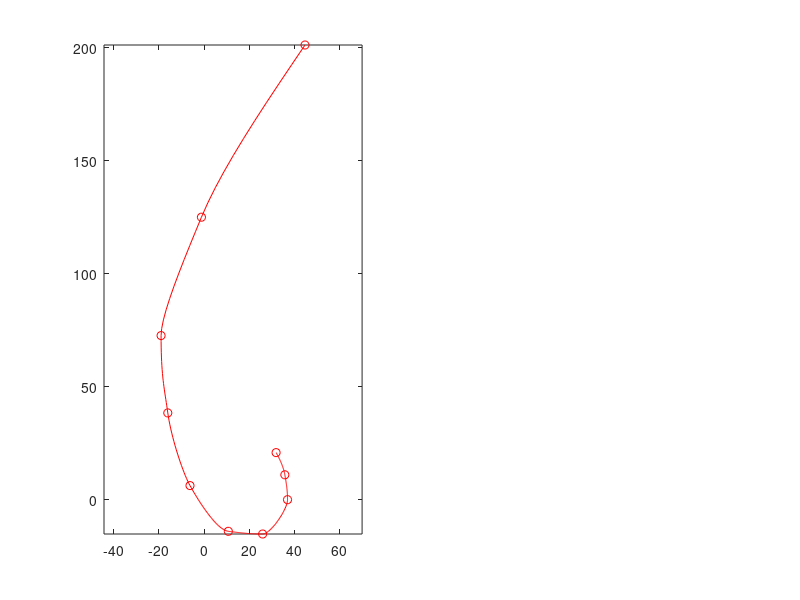

The MATLAB source for this figure: (Note: this script raises an error after producing the figure.)
% Otto-bock 'data'
% https://media.ottobock.com/_web-site/prosthetics/lower-limb/3r60/files/3r60-pro_information_for_practitioners.pdf
knee_angle_swing_o = [0;5;10;20;30;50;80;100;120;140];
ICRoswing_y = ([363 209 149 159 192 249 300 337 333 320]' - 213)./3.36; % mm
ICRoswing_z = -1*([25 281 457 572 680 748 752 701 664 631] - 701)./3.36; % %mm

knee_angle_stance_o = [0;2;6;12;15];
ICRostance_y = ([205 241 327 474 514]' - 89)./1.48; % mm
ICRostance_z = -1*([393 336 206 62 70] - 824)./1.48; % %mm

knee_angle_swing_to_plot = (0:0.5:140)';
ICRoswing_y_interp = interp1(knee_angle_swing_o,ICRoswing_y,knee_angle_swing_to_plot,'pchip');
ICRoswing_z_interp = interp1(knee_angle_swing_o,ICRoswing_z,knee_angle_swing_to_plot,'pchip');

knee_angle_stance_to_plot = (0:0.5:15)';
ICRostance_y_interp = interp1(knee_angle_stance_o,ICRostance_y,knee_angle_stance_to_plot,'pchip');
ICRostance_z_interp = interp1(knee_angle_stance_o,ICRostance_z,knee_angle_stance_to_plot,'pchip');

figure();
ottoplotswingax = subplot(1,2,1);
ottoplotswingline= plot(ICRoswing_y_interp,ICRoswing_z_interp,'r'); 
hold on;
plot(ottoplotswingax,ICRoswing_y,ICRoswing_z,'ro');

axis equal
plot(ottoplotswingax,ottoplotswingax.XLim,[ 0 0],'Color',[0.8 0.8 0.8])
plot(ottoplotswingax,[ 0 0], ottoplotswingax.YLim,'Color',[0.8 0.8 0.8]);
h = get(ottoplotswingax,'Children');
set(ottoplotswingax,'Children',flipud(h));
text(ottoplotswingax,ICRoswing_y+5,ICRoswing_z+2,strcat(num2str(knee_angle_swing_o),'$^o $'))


% stance plot
ottoplotstanceax = subplot(1,2,2);
ottoplotstanceline= plot(ICRostance_y_interp,ICRostance_z_interp,'r'); 
hold on;
plot(ottoplotstanceax,ICRostance_y,ICRostance_z,'ro');
plot(ottoplotstanceax,0,0);%,'Visible','off');
axis equal
% plot(ottoplotstanceax,ottoplotstanceax.XLim,[ 0 0],'Color',[0.8 0.8 0.8])
plot(ottoplotstanceax,[ 0 0], ottoplotstanceax.YLim,'Color',[0.8 0.8 0.8]);
h = get(ottoplotstanceax,'Children');
set(ottoplotstanceax,'Children',flipud(h));
text(ottoplotstanceax,ICRostance_y-5,ICRostance_z-15,strcat(num2str(knee_angle_stance_o),'$^o $'))

sgtitle('\textbf{Location instantaneous center of rotation}')
title(ottoplotswingax,'Swing phase flexion');
title(ottoplotstanceax,'Stance phase flexion');
% plot(knee_angle_o,ICRoswing_z)

%%
% line14_y = @(z,alpha14)(1/tan(alpha14)*(z-z_14_1) + y_14_1) ; 
alpha14_o = atan(ICRoswing_z_interp./ICRoswing_y_interp).*180/pi ; 
alpha25_o = atan(ICRoswing_z_interp./ICRoswing_y_interp).*180/pi ; 
% line25_z = @(y,alpha14)(tan(alpha25)*(y-y_25_1) + z_25_1) ; 

% line25_y = @(z,alpha14)(1/tan(alpha25)*(z-z_25_1) + y_25_1) ; 
%%
ICR_y = ICR.data(:,1)*1000; % mm 
ICR_z = ICR.data(:,2)*1000; % mm

y_14_1 = pos14_1.data(:,2)*1000;
z_14_1 = pos14_1.data(:,3)*1000;
y_14_2 = pos14_2.data(:,2)*1000;
z_14_2 = pos14_2.data(:,3)*1000;
y_25_1 = pos25_1.data(:,2)*1000;
z_25_1 = pos25_1.data(:,3)*1000;
y_25_2 = pos25_2.data(:,2)*1000;
z_25_2 = pos25_2.data(:,3)*1000;
angle_knee = knee_angle.data; % deg
idx_length = find(angle_knee>140,1,'first')+1;
t = ICR.Time(1:idx_length);

origin_swing_y = y_14_2;
origin_swing_z = z_14_2;
origin_stance_y = y_14_1;
origin_stance_z = z_14_1;
origin_y = origin_swing_y;
origin_z = origin_swing_z;

ICR_y = ICR_y - origin_y;
ICR_z = ICR_z - origin_z;
y_14_1 = pos14_1.data(:,2)*1000 - origin_y;
z_14_1 = pos14_1.data(:,3)*1000 - origin_z;
y_14_2 = pos14_2.data(:,2)*1000 - origin_y;
z_14_2 = pos14_2.data(:,3)*1000 - origin_z;
y_25_1 = pos25_1.data(:,2)*1000 - origin_y;
z_25_1 = pos25_1.data(:,3)*1000 - origin_z;
y_25_2 = pos25_2.data(:,2)*1000 - origin_y;
z_25_2 = pos25_2.data(:,3)*1000 - origin_z;
% plot3(ICR_y,ICR_z,knee_angle.data)
% xlabel('x');ylabel('z'); zlabel('knee angle')
% % plot3(ICR.data(:,1)*1000,ICR.data(:,2)*1000,knee_angle.data)
% xlabel('x');ylabel('z'); zlabel('knee angle')
%%
figure();
barandicr = subplot(2,2,1);
set(barandicr,'NextPlot','Add');
bar14 = plot(barandicr,[y_14_1(1);y_14_2(1)],[z_14_1(1);z_14_2(1)],'Color',[197 90 17]./255);
bar25 = plot(barandicr,[y_25_1(1);y_25_2(1)],[z_25_1(1);z_25_2(1)],'Color',[191 144 0]./255);
icrplot = plot(barandicr,ICR_y(1),ICR_z(1),'*');
axis(barandicr,2.*[-200 200 -100 100])
ylabel(barandicr,'z in mm');
xlabel(barandicr,'y in mm')

icraxes = subplot(2,2,[2 4]);

ottoplotswingline= plot(icraxes,ICRoswing_y_interp,ICRoswing_z_interp,'r'); 
hold on;
plot(icraxes,ICRoswing_y,ICRoswing_z,'ro');

axis equal
plot(icraxes,icraxes.XLim,[ 0 0],'Color',[0.8 0.8 0.8])
plot(icraxes,[ 0 0], icraxes.YLim,'Color',[0.8 0.8 0.8]);
h = get(icraxes,'Children');
set(icraxes,'Children',flipud(h));
text(icraxes,ICRoswing_y+5,ICRoswing_z+2,strcat(num2str(knee_angle_swing_o),'$^o $'))


% set(icraxes,'NextPlot','Add');
icrmark = plot(icraxes,ICR_y(1),ICR_z(1),'o');
icrline = plot(icraxes,ICR_y(1),ICR_z(1));
% axis(icraxes,[-50 300, -100 550]);
ylabel(icraxes,'z in mm');
xlabel(icraxes,'y in mm')
% set(icraxes,'DataAspectRatio',[1 1 1]);

kneeangleplot = subplot(2,2,3);
kneeline = plot(kneeangleplot,t(1),angle_knee(1));
axis(kneeangleplot,[0 max(t), min(angle_knee) max(angle_knee)]);
ylabel(kneeangleplot,'knee angle in deg');
xlabel(kneeangleplot,'time in s');

%%
% idx_length = length(ICR_y);
clear icrpoint;
latest_angle = nan;
addpoint = false;
for i = 2:3:idx_length
    set(bar14,'XData',[y_14_1(i);y_14_2(i)],'YData',[z_14_1(i);z_14_2(i)]);
    set(bar25,'XData',[y_25_1(i);y_25_2(i)],'YData',[z_25_1(i);z_25_2(i)]);
    set(icrplot,'XData',ICR_y(i),'YData',ICR_z(i));
    set(icrmark,'XData',ICR_y(i),'YData',ICR_z(i));
    set(icrline,'XData',ICR_y(1:i),'YData',ICR_z(1:i));
    
    if exist('icrpoint','var')==0 || (angle_knee(i) < 10 && mod(angle_knee(i),5) < 1 && abs(latest_angle-angle_knee(i))>4 )
       addpoint = true;
    elseif (angle_knee(i) <= 55 && mod(angle_knee(i),10) < 1 && abs(latest_angle-angle_knee(i))>4 )
        addpoint = true;
    elseif (angle_knee(i) >= 70 && mod(angle_knee(i),20) < 1 && abs(latest_angle-angle_knee(i))>4 )
        addpoint = true;
    end
    if addpoint
       icrpoint = plot(icraxes,ICR_y(i),ICR_z(i),'o');
       latest_angle = angle_knee(i);
       text(icraxes,ICR_y(i)-10,ICR_z(i)+10,strcat(num2str(round(angle_knee(i))),'$^o $'));
       addpoint = false;
    end
    set(kneeline,'XData',t(1:i) , 'YData',angle_knee(1:i));
   drawnow
   pause(0.01);
%     input('Press key to continue');
end
    